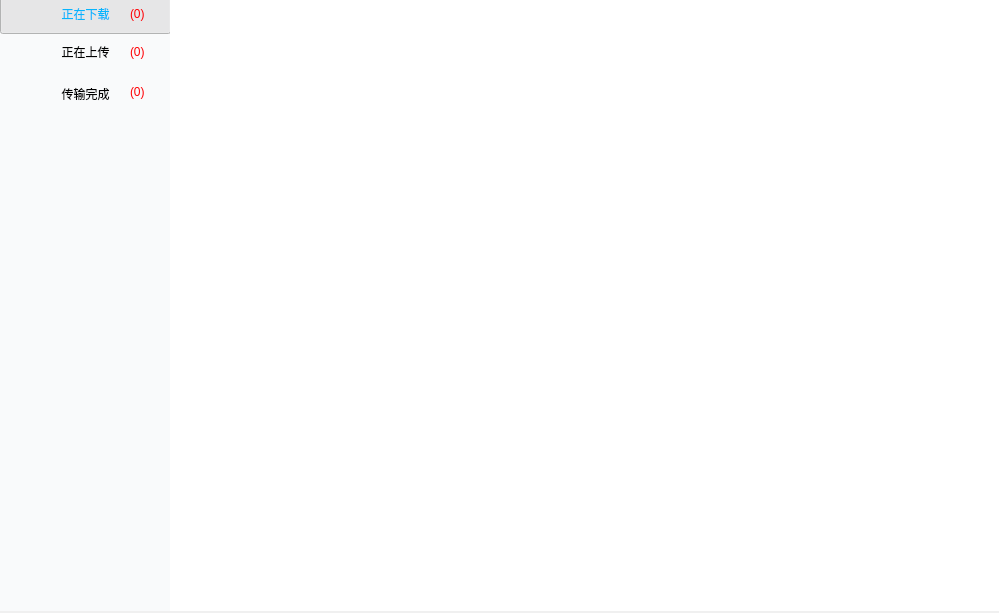
<?xml version="1.0" encoding="UTF-8"?>
<ui version="4.0">
 <class>TaskListGUI</class>
 <widget class="QWidget" name="TaskListGUI">
  <property name="geometry">
   <rect>
    <x>0</x>
    <y>0</y>
    <width>999</width>
    <height>613</height>
   </rect>
  </property>
  <property name="windowTitle">
   <string>TaskListGUI</string>
  </property>
  <property name="styleSheet">
   <string notr="true">background-color: rgb(240, 240, 240);</string>
  </property>
  <widget class="QWidget" name="backwidget" native="true">
   <property name="geometry">
    <rect>
     <x>0</x>
     <y>0</y>
     <width>10000</width>
     <height>10000</height>
    </rect>
   </property>
   <property name="styleSheet">
    <string notr="true">background-color: rgb(240, 240, 240);</string>
   </property>
   <widget class="QWidget" name="leftwidget" native="true">
    <property name="geometry">
     <rect>
      <x>0</x>
      <y>-10</y>
      <width>171</width>
      <height>621</height>
     </rect>
    </property>
    <property name="styleSheet">
     <string notr="true">

QPushButton:checked {
      border-image: url(:/XMSDiskClientGui/Resources/task_bak.png);
font: 11pt &quot;Adobe Arabic&quot;;
	color: rgb(6, 181, 253);
}

QPushButton:!checked {
font: 11pt &quot;Adobe Arabic&quot;;
	color: rgb(0, 0, 0);
}
QWidget
{
background-color: rgb(249, 250, 251);
}</string>
    </property>
    <widget class="QPushButton" name="downButton">
     <property name="enabled">
      <bool>true</bool>
     </property>
     <property name="geometry">
      <rect>
       <x>0</x>
       <y>4</y>
       <width>171</width>
       <height>40</height>
      </rect>
     </property>
     <property name="styleSheet">
      <string notr="true">qproperty-icon: url(:/XMSDiskClientGui/Resources/img/down1.png) off, url(:/XMSDiskClientGui/Resources/img/down2.png) on;</string>
     </property>
     <property name="text">
      <string>正在下载</string>
     </property>
     <property name="shortcut">
      <string/>
     </property>
     <property name="checkable">
      <bool>true</bool>
     </property>
     <property name="checked">
      <bool>true</bool>
     </property>
     <property name="autoExclusive">
      <bool>true</bool>
     </property>
     <property name="autoDefault">
      <bool>false</bool>
     </property>
     <property name="default">
      <bool>false</bool>
     </property>
     <property name="flat">
      <bool>true</bool>
     </property>
    </widget>
    <widget class="QPushButton" name="upButton">
     <property name="enabled">
      <bool>true</bool>
     </property>
     <property name="geometry">
      <rect>
       <x>0</x>
       <y>42</y>
       <width>171</width>
       <height>40</height>
      </rect>
     </property>
     <property name="styleSheet">
      <string notr="true">qproperty-icon: url(:/XMSDiskClientGui/Resources/img/upload1.png) off, url(:/XMSDiskClientGui/Resources/img/upload2.png) on;</string>
     </property>
     <property name="text">
      <string>正在上传</string>
     </property>
     <property name="shortcut">
      <string/>
     </property>
     <property name="checkable">
      <bool>true</bool>
     </property>
     <property name="checked">
      <bool>false</bool>
     </property>
     <property name="autoExclusive">
      <bool>true</bool>
     </property>
     <property name="default">
      <bool>false</bool>
     </property>
     <property name="flat">
      <bool>true</bool>
     </property>
    </widget>
    <widget class="QPushButton" name="okButton">
     <property name="enabled">
      <bool>true</bool>
     </property>
     <property name="geometry">
      <rect>
       <x>0</x>
       <y>84</y>
       <width>171</width>
       <height>40</height>
      </rect>
     </property>
     <property name="styleSheet">
      <string notr="true">qproperty-icon: url(:/XMSDiskClientGui/Resources/img/succ1.png) off, url(:/XMSDiskClientGui/Resources/img/succ2.png) on;</string>
     </property>
     <property name="text">
      <string>传输完成</string>
     </property>
     <property name="shortcut">
      <string/>
     </property>
     <property name="checkable">
      <bool>true</bool>
     </property>
     <property name="checked">
      <bool>false</bool>
     </property>
     <property name="autoExclusive">
      <bool>true</bool>
     </property>
     <property name="default">
      <bool>false</bool>
     </property>
     <property name="flat">
      <bool>true</bool>
     </property>
    </widget>
    <widget class="QLabel" name="downlabel">
     <property name="geometry">
      <rect>
       <x>130</x>
       <y>13</y>
       <width>41</width>
       <height>21</height>
      </rect>
     </property>
     <property name="styleSheet">
      <string notr="true">font: 12pt &quot;思源黑体 CN Normal&quot;;
color: rgb(255, 0, 4);
background-color: rgba(0, 0, 0, 0);</string>
     </property>
     <property name="text">
      <string>(0)</string>
     </property>
    </widget>
    <widget class="QLabel" name="oklabel">
     <property name="geometry">
      <rect>
       <x>130</x>
       <y>91</y>
       <width>41</width>
       <height>21</height>
      </rect>
     </property>
     <property name="styleSheet">
      <string notr="true">font: 12pt &quot;思源黑体 CN Normal&quot;;
color: rgb(255, 0, 4);
background-color: rgba(0, 0, 0, 0);</string>
     </property>
     <property name="text">
      <string>(0)</string>
     </property>
    </widget>
    <widget class="QLabel" name="uplabel">
     <property name="geometry">
      <rect>
       <x>130</x>
       <y>51</y>
       <width>41</width>
       <height>21</height>
      </rect>
     </property>
     <property name="styleSheet">
      <string notr="true">font: 12pt &quot;思源黑体 CN Normal&quot;;
color: rgb(255, 0, 4);
background-color: rgba(0, 0, 0, 0);</string>
     </property>
     <property name="text">
      <string>(0)</string>
     </property>
    </widget>
    <zorder>downButton</zorder>
    <zorder>okButton</zorder>
    <zorder>downlabel</zorder>
    <zorder>oklabel</zorder>
    <zorder>upButton</zorder>
    <zorder>uplabel</zorder>
   </widget>
   <widget class="QTableWidget" name="tasktableWidget">
    <property name="geometry">
     <rect>
      <x>170</x>
      <y>0</y>
      <width>831</width>
      <height>611</height>
     </rect>
    </property>
    <property name="mouseTracking">
     <bool>true</bool>
    </property>
    <property name="tabletTracking">
     <bool>true</bool>
    </property>
    <property name="focusPolicy">
     <enum>Qt::NoFocus</enum>
    </property>
    <property name="autoFillBackground">
     <bool>true</bool>
    </property>
    <property name="styleSheet">
     <string notr="true">QHeaderView::section {
     padding-left: 0px;
 }
QTableWidget                   
{
    background:#FFFFFF;           
    border:none;                   
 
    font-size:14px;                
    font-family:&quot;Microsoft YaHei&quot;;
    color:#666666;   

 selection-background-color: qlineargradient(x1: 0, y1: 0, x2: 0.5, y2: 0.5,
                                  stop: 0 #FF92BB, stop: 1 white);              
}
QTableWidget::item                
{
    background:#ffffff; 
    spacing: 3px;
}

QTableView::item::selected    
{         
  color:#000000;             
  background:#e6f6ff; 
}


QHeaderView::section {
background-color:#FFFFFF;
  border: 1px solid #f0f0f0 ;

}


QTableView::item {

      border-bottom-width: 1px;
      border-style: solid;
      border-color: #f0f0f0;
      padding-left: 10px;
	  border-right: none;
border-left: none;
border-top: none;
	

}</string>
    </property>
    <property name="frameShape">
     <enum>QFrame::NoFrame</enum>
    </property>
    <property name="frameShadow">
     <enum>QFrame::Plain</enum>
    </property>
    <property name="verticalScrollBarPolicy">
     <enum>Qt::ScrollBarAsNeeded</enum>
    </property>
    <property name="horizontalScrollBarPolicy">
     <enum>Qt::ScrollBarAlwaysOff</enum>
    </property>
    <property name="sizeAdjustPolicy">
     <enum>QAbstractScrollArea::AdjustToContentsOnFirstShow</enum>
    </property>
    <property name="editTriggers">
     <set>QAbstractItemView::NoEditTriggers</set>
    </property>
    <property name="tabKeyNavigation">
     <bool>false</bool>
    </property>
    <property name="showDropIndicator" stdset="0">
     <bool>false</bool>
    </property>
    <property name="dragEnabled">
     <bool>false</bool>
    </property>
    <property name="dragDropOverwriteMode">
     <bool>false</bool>
    </property>
    <property name="alternatingRowColors">
     <bool>false</bool>
    </property>
    <property name="selectionMode">
     <enum>QAbstractItemView::NoSelection</enum>
    </property>
    <property name="selectionBehavior">
     <enum>QAbstractItemView::SelectRows</enum>
    </property>
    <property name="textElideMode">
     <enum>Qt::ElideLeft</enum>
    </property>
    <property name="verticalScrollMode">
     <enum>QAbstractItemView::ScrollPerItem</enum>
    </property>
    <property name="showGrid">
     <bool>true</bool>
    </property>
    <property name="gridStyle">
     <enum>Qt::NoPen</enum>
    </property>
    <property name="sortingEnabled">
     <bool>true</bool>
    </property>
    <property name="wordWrap">
     <bool>true</bool>
    </property>
    <property name="cornerButtonEnabled">
     <bool>false</bool>
    </property>
    <property name="columnCount">
     <number>1</number>
    </property>
    <attribute name="horizontalHeaderVisible">
     <bool>false</bool>
    </attribute>
    <attribute name="horizontalHeaderCascadingSectionResizes">
     <bool>false</bool>
    </attribute>
    <attribute name="horizontalHeaderMinimumSectionSize">
     <number>100</number>
    </attribute>
    <attribute name="horizontalHeaderHighlightSections">
     <bool>true</bool>
    </attribute>
    <attribute name="horizontalHeaderShowSortIndicator" stdset="0">
     <bool>true</bool>
    </attribute>
    <attribute name="horizontalHeaderStretchLastSection">
     <bool>true</bool>
    </attribute>
    <attribute name="verticalHeaderVisible">
     <bool>false</bool>
    </attribute>
    <attribute name="verticalHeaderCascadingSectionResizes">
     <bool>false</bool>
    </attribute>
    <attribute name="verticalHeaderDefaultSectionSize">
     <number>55</number>
    </attribute>
    <attribute name="verticalHeaderHighlightSections">
     <bool>true</bool>
    </attribute>
    <attribute name="verticalHeaderShowSortIndicator" stdset="0">
     <bool>false</bool>
    </attribute>
    <attribute name="verticalHeaderStretchLastSection">
     <bool>false</bool>
    </attribute>
    <column>
     <property name="text">
      <string>文件名</string>
     </property>
    </column>
   </widget>
  </widget>
 </widget>
 <layoutdefault spacing="6" margin="11"/>
 <resources>
  <include location="disk_client_gui.qrc"/>
 </resources>
 <connections>
  <connection>
   <sender>tasktableWidget</sender>
   <signal>clicked(QModelIndex)</signal>
   <receiver>TaskListGUI</receiver>
   <slot>Select(QModelIndex)</slot>
   <hints>
    <hint type="sourcelabel">
     <x>317</x>
     <y>255</y>
    </hint>
    <hint type="destinationlabel">
     <x>0</x>
     <y>412</y>
    </hint>
   </hints>
  </connection>
  <connection>
   <sender>downButton</sender>
   <signal>clicked()</signal>
   <receiver>TaskListGUI</receiver>
   <slot>DownTask()</slot>
   <hints>
    <hint type="sourcelabel">
     <x>64</x>
     <y>97</y>
    </hint>
    <hint type="destinationlabel">
     <x>990</x>
     <y>135</y>
    </hint>
   </hints>
  </connection>
  <connection>
   <sender>upButton</sender>
   <signal>clicked()</signal>
   <receiver>TaskListGUI</receiver>
   <slot>UpTask()</slot>
   <hints>
    <hint type="sourcelabel">
     <x>114</x>
     <y>139</y>
    </hint>
    <hint type="destinationlabel">
     <x>998</x>
     <y>164</y>
    </hint>
   </hints>
  </connection>
  <connection>
   <sender>okButton</sender>
   <signal>clicked()</signal>
   <receiver>TaskListGUI</receiver>
   <slot>OkTask()</slot>
   <hints>
    <hint type="sourcelabel">
     <x>87</x>
     <y>182</y>
    </hint>
    <hint type="destinationlabel">
     <x>998</x>
     <y>215</y>
    </hint>
   </hints>
  </connection>
  <connection>
   <sender>downButton</sender>
   <signal>clicked()</signal>
   <receiver>TaskListGUI</receiver>
   <slot>RefreshUploadTask()</slot>
   <hints>
    <hint type="sourcelabel">
     <x>100</x>
     <y>16</y>
    </hint>
    <hint type="destinationlabel">
     <x>113</x>
     <y>-26</y>
    </hint>
   </hints>
  </connection>
 </connections>
 <slots>
  <slot>Select(QModelIndex)</slot>
  <slot>DownTask()</slot>
  <slot>UpTask()</slot>
  <slot>OkTask()</slot>
  <slot>RefreshUploadTask()</slot>
  <slot>RefreshDownloadTask()</slot>
 </slots>
</ui>
